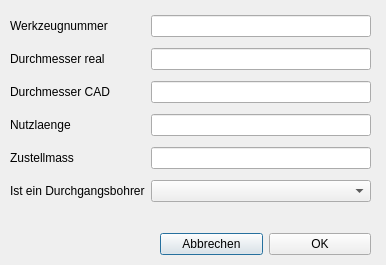
<?xml version="1.0" encoding="UTF-8"?>
<ui version="4.0">
 <class>Dialog_bohrer</class>
 <widget class="QDialog" name="Dialog_bohrer">
  <property name="geometry">
   <rect>
    <x>0</x>
    <y>0</y>
    <width>386</width>
    <height>265</height>
   </rect>
  </property>
  <property name="windowTitle">
   <string>Bohrer</string>
  </property>
  <widget class="QWidget" name="layoutWidget">
   <property name="geometry">
    <rect>
     <x>10</x>
     <y>10</y>
     <width>361</width>
     <height>200</height>
    </rect>
   </property>
   <layout class="QGridLayout" name="gridLayout">
    <item row="0" column="0">
     <widget class="QLabel" name="label_nr">
      <property name="text">
       <string>Werkzeugnummer</string>
      </property>
     </widget>
    </item>
    <item row="1" column="0">
     <widget class="QLabel" name="label_dm_real">
      <property name="text">
       <string>Durchmesser real</string>
      </property>
     </widget>
    </item>
    <item row="2" column="0">
     <widget class="QLabel" name="label_dm_cad">
      <property name="text">
       <string>Durchmesser CAD</string>
      </property>
     </widget>
    </item>
    <item row="3" column="0">
     <widget class="QLabel" name="label_nutzlaenge">
      <property name="text">
       <string>Nutzlaenge</string>
      </property>
     </widget>
    </item>
    <item row="4" column="0">
     <widget class="QLabel" name="label_zustmass">
      <property name="text">
       <string>Zustellmass</string>
      </property>
     </widget>
    </item>
    <item row="5" column="0">
     <widget class="QLabel" name="label_dubo">
      <property name="text">
       <string>Ist ein Durchgangsbohrer</string>
      </property>
     </widget>
    </item>
    <item row="0" column="1">
     <widget class="QLineEdit" name="lineEdit_nr"/>
    </item>
    <item row="1" column="1">
     <widget class="QLineEdit" name="lineEdit_dm_real"/>
    </item>
    <item row="2" column="1">
     <widget class="QLineEdit" name="lineEdit_dm_cad"/>
    </item>
    <item row="3" column="1">
     <widget class="QLineEdit" name="lineEdit__nutzlaenge"/>
    </item>
    <item row="4" column="1">
     <widget class="QLineEdit" name="lineEdit__zustmass"/>
    </item>
    <item row="5" column="1">
     <widget class="QComboBox" name="comboBox_dubo"/>
    </item>
   </layout>
  </widget>
  <widget class="QWidget" name="layoutWidget">
   <property name="geometry">
    <rect>
     <x>160</x>
     <y>230</y>
     <width>211</width>
     <height>29</height>
    </rect>
   </property>
   <layout class="QHBoxLayout" name="horizontalLayout">
    <item>
     <widget class="QPushButton" name="pushButton_abbrechen">
      <property name="text">
       <string>Abbrechen</string>
      </property>
     </widget>
    </item>
    <item>
     <widget class="QPushButton" name="pushButton_ok">
      <property name="text">
       <string>OK</string>
      </property>
     </widget>
    </item>
   </layout>
  </widget>
 </widget>
 <tabstops>
  <tabstop>pushButton_ok</tabstop>
  <tabstop>lineEdit_nr</tabstop>
  <tabstop>lineEdit_dm_real</tabstop>
  <tabstop>lineEdit_dm_cad</tabstop>
  <tabstop>lineEdit__nutzlaenge</tabstop>
  <tabstop>lineEdit__zustmass</tabstop>
  <tabstop>comboBox_dubo</tabstop>
  <tabstop>pushButton_abbrechen</tabstop>
 </tabstops>
 <resources/>
 <connections/>
</ui>
